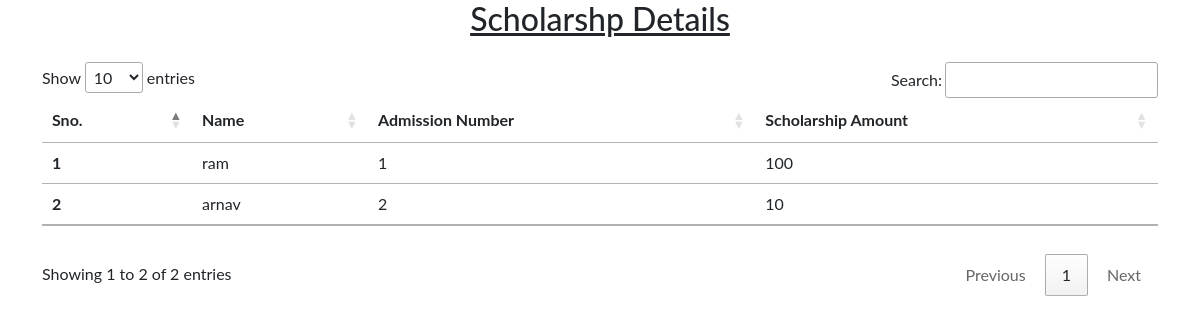
Page /scholarship.php on the committed database.
### tables this page shows
CREATE TABLE IF NOT EXISTS `fees` (
  `transport_fees` int NOT NULL,
  `tution_fees` int NOT NULL,
  `total` int NOT NULL,
  `date_of_deposit` datetime NOT NULL,
  `paid_fee` int NOT NULL,
  `due_fee` int NOT NULL,
  `adm_no` int NOT NULL,
  `fees_id` int NOT NULL AUTO_INCREMENT,
  PRIMARY KEY (`fees_id`)
);

CREATE TABLE IF NOT EXISTS `students1` (
  `name` text NOT NULL,
  `parent_name` text NOT NULL,
  `dob` date NOT NULL,
  `roll_no` int NOT NULL,
  `adm_no` int NOT NULL AUTO_INCREMENT,
  `pincode` int NOT NULL,
  `locality` text NOT NULL,
  `age` int NOT NULL,
  `class` int NOT NULL,
  `phone_number` int NOT NULL,
  `bus_no` int NOT NULL,
  PRIMARY KEY (`adm_no`)
);

CREATE TABLE IF NOT EXISTS `scholarship` (
  `adm_no` int NOT NULL,
  `scholarship_amt` int NOT NULL,
  `scholarship_id` int NOT NULL AUTO_INCREMENT,
  `date` datetime NOT NULL,
  PRIMARY KEY (`scholarship_id`)
);

### scholarship.php (the view, shortened to what this page needs)
<?php include 'db_connect.php';?>
<!doctype html>
<html lang="en">
  <head>
    <link rel="stylesheet" href="//cdn.datatables.net/1.11.5/css/jquery.dataTables.min.css">
    <link href="https://cdn.jsdelivr.net/npm/bootstrap@5.1.3/dist/css/bootstrap.min.css" rel="stylesheet">
        </head>
  <body>
<h2><center><u>Scholarshp Details</u></h2>
  <div class="container my-4">
<table class="table my-4" id="myTable" >
  <thead>
    <tr>
      <th scope="col">Sno.</th>
      <th scope="col">Name</th>
      <th scope="col">Admission Number</th>
      <th scope="col">Scholarship Amount</th>
    </tr>
  </thead><tbody>
<?php
$sql1="SELECT *,scholarship_amt,name FROM fees,scholarship,students1 where fees.adm_no=scholarship.adm_no AND Fees.adm_no=students1.adm_no";
$result1=mysqli_query($conn,$sql1);
$rows1= mysqli_num_rows($result1);
  $Sno=0;
  while ($row1 = mysqli_fetch_assoc($result1))
{
  $Sno++;
    if($rows1>0){
     echo "<tr>
        <th >".$Sno."</th>
        <td>".$row1['name']."</td>
        <td>".$row1['adm_no']."</td>
        <td>".$row1['scholarship_amt']."</td>
        </td>
      </tr>";
    }}?></tbody></table>
</div>
  </body>
</html>

### scholarship.php (style rules this page uses)
body { font-family: "Lato", sans-serif; }

### rows in the picture
fees: students1.name "ram", students1.adm_no "1", scholarship.scholarship_amt "100"
fees: students1.name "arnav", students1.adm_no "2", scholarship.scholarship_amt "10"
